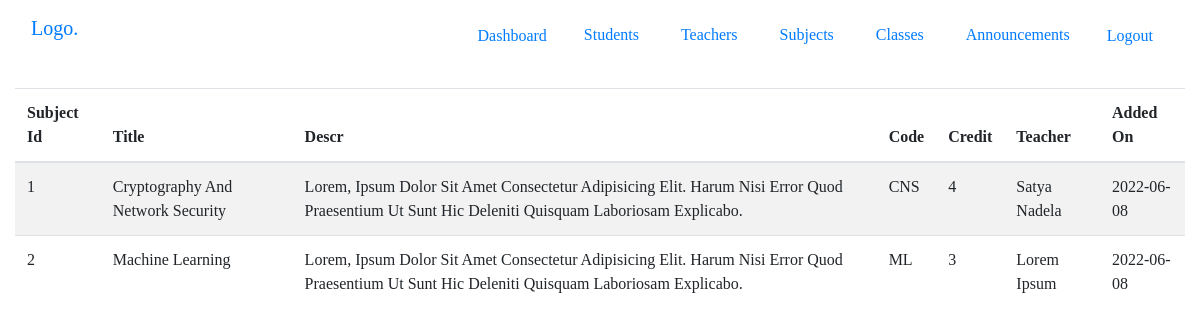
Before: /view.php?object=subject (signed in) with the older database file.
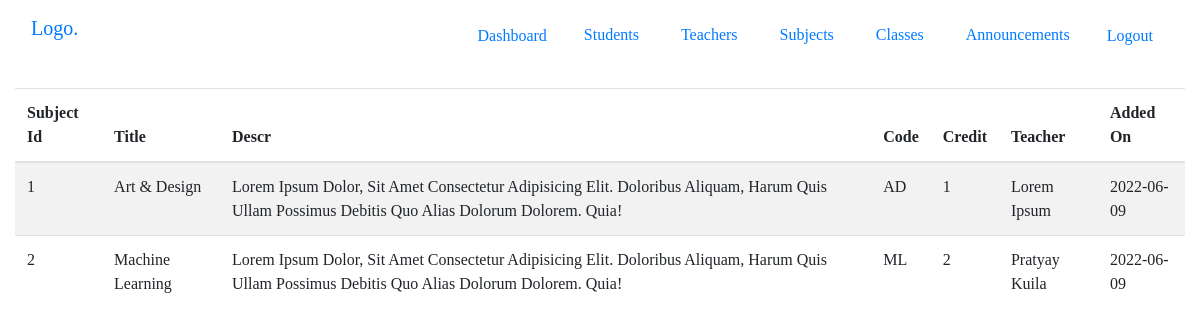
After: the same page with the newer database file.
### tables this page shows
CREATE TABLE `subjects` (
  `subject_id` int(11) NOT NULL,
  `title` varchar(255) NOT NULL,
  `descr` varchar(255) NOT NULL,
  `code` varchar(255) NOT NULL,
  `credit` int(1) NOT NULL,
  `teacher_id` int(11) NOT NULL,
  `added_on` date NOT NULL,
  `active` int(1) NOT NULL DEFAULT 1
);

CREATE TABLE `teachers` (
  `teacher_id` int(11) NOT NULL,
  `name` varchar(255) NOT NULL,
  `email` varchar(255) NOT NULL,
  `password` varchar(255) NOT NULL,
  `designation` varchar(255) NOT NULL,
  `phone` varchar(255) NOT NULL,
  `gender` varchar(255) NOT NULL,
  `doj` date NOT NULL,
  `address` varchar(255) NOT NULL,
  `active` int(11) NOT NULL
);

### apis/get-all-subjects.php (called while the page is built)
<?php
include("config.php");
$find_subjects = "SELECT * FROM subjects WHERE `active` = '1' ORDER BY `code`";
$response = mysqli_query($conn, $find_subjects) or die(mysqli_errno($conn));
$subjects = mysqli_fetch_all($response, MYSQLI_ASSOC);

### apis/get-teacher-name-using-teacherID.php (called while the page is built)
<?php
include("./apis/config.php");
$find_teacher = "SELECT * FROM teachers WHERE `teacher_id` = '$teacher_id' AND `active` = '1'";
$response = mysqli_query($conn, $find_teacher) or die(mysqli_errno($conn));
$teacher = mysqli_fetch_array($response, MYSQLI_ASSOC);
$teacher_name = ucwords($teacher["name"]);

### view.php (the view, shortened to what this page needs)
<!DOCTYPE html>
<html lang='en'>
<head>
    <link rel="stylesheet" href="./assets/css/base-styles.css">
    <link rel="stylesheet" href="https://cdn.jsdelivr.net/npm/bootstrap@4.6.1/dist/css/bootstrap.min.css">
    <link rel="stylesheet" href="https://cdnjs.cloudflare.com/ajax/libs/font-awesome/4.7.0/css/font-awesome.min.css">
</head>
<body>
    <div class="container-fluid">
        <?php
        if ($_SESSION["user_category"] == "admin") {
            include("./includes/header.php");
            $object = $_GET["object"];
            echo '
                <section class="content align-items-center">
            ';
            if ($object == "subject") {
                echo "
                        <div class='table-responsive mt-3'>
                            <table class='table table-striped'>
                                <thead>
                                    <tr>
                                        <th>Subject Id</th>
                                        <th>Title</th>
                                        <th>Descr</th>
                                        <th>Code</th>
                                        <th>Credit</th>
                                        <th>Teacher</th>
                                        <th>Added On</th>
                                    </tr>
                                </thead>
                                <tbody>
                    ";
                include("./apis/get-all-subjects.php");
                foreach ($subjects as $key => $value) {
                    $subject_id = $value["subject_id"];
                    $title = ucwords($value["title"]);
                    $descr = ucwords($value["descr"]);
                    $code = $value["code"];
                    $credit = $value["credit"];
                    $teacher_id = $value["teacher_id"];
                    $added_on = $value["added_on"];
                    include("./apis/get-teacher-name-using-teacherID.php");
                    echo "
                            <tr>
                                <td>$subject_id</td>
                                <td>$title</td>
                                <td>$descr</td>
                                <td>$code</td>
                                <td>$credit</td>
                                <td>$teacher_name</td>
                                <td>$added_on</td>
                            </tr>
                        ";
                }
                echo "      </tbody>
                            </table>
                        </div>
                    ";
            }
            echo '
                </section>
            ';
        } else {
            include("./page-not-found.php");
        }
        ?>
    </div>
</body>
</html>

### includes/header.php (shortened to what this page needs)
<nav class="navbar navbar-expand-md">
    <p class="text-primary"><a class="navbar-brand" href="../index.php">Logo.</a></p>
    <div class="collapse navbar-collapse justify-content-end" id="collapsibleNavbar">
        <?php
        if ($_SESSION["user_category"] == "admin") {
            echo '
                <ul class="navbar-nav text-center">
                    <li class="nav-item p-2">
                        <a class="nav-link" href="./dashboard.php">Dashboard</a>
                    </li>
                    <li class="nav-item p-2">
                        <div class="dropdown" style="float:left;">
                            <button class="btn text-primary">Students</button>
                        </div>
                    </li>
                    <li class="nav-item p-2">
                        <div class="dropdown" style="float:left;">
                            <button class="btn text-primary">Teachers</button>
                        </div>
                    </li>
                    <li class="nav-item p-2">
                        <div class="dropdown" style="float:left;">
                            <button class="btn text-primary">Subjects</button>
                        </div>
                    </li>
                    <li class="nav-item p-2">
                        <div class="dropdown" style="float:left;">
                            <button class="btn text-primary">Classes</button>
                        </div>
                    </li>
                    <li class="nav-item p-2">
                        <div class="dropdown" style="float:left;">
                            <button class="btn text-primary">Announcements</button>
                        </div>
                    </li>
                    <li class="nav-item p-2">
                        <a class="nav-link text-primary" href="./logout.php">Logout</a>
                    </li>
                </ul>
            ';
        }
        ?>
    </div>
</nav>

### assets/css/base-styles.css (style rules this page uses)
* { font-family: Cambria, Cochin, Georgia, Times, "Times New Roman", serif; scroll-behavior: smooth; text-decoration: none !important; }
.content { height: 450px }
.dropdown { position: relative; display: inline-block; }

Changed rows visible on the page:
changed subjects id 1: title "Cryptography And Network Security" → "Art & Design"; descr "Lorem, Ipsum Dolor Sit Amet Consectetur Adipisicing Elit. Harum Nisi Error Quod Praesentium Ut Sunt Hic Deleniti Quisquam Laboriosam Explicabo." → "Lorem Ipsum Dolor, Sit Amet Consectetur Adipisicing Elit. Doloribus Aliquam, Harum Quis Ullam Possimus Debitis Quo Alias Dolorum Dolorem. Quia!"; code "CNS" → "AD"; credit "4" → "1"; teacher.name "Satya Nadela" → "Lorem Ipsum"; added_on "2022-06-08" → "2022-06-09"
changed subjects "Machine Learning": descr "Lorem, Ipsum Dolor Sit Amet Consectetur Adipisicing Elit. Harum Nisi Error Quod Praesentium Ut Sunt Hic Deleniti Quisquam Laboriosam Explicabo." → "Lorem Ipsum Dolor, Sit Amet Consectetur Adipisicing Elit. Doloribus Aliquam, Harum Quis Ullam Possimus Debitis Quo Alias Dolorum Dolorem. Quia!"; credit "3" → "2"; teacher.name "Lorem Ipsum" → "Pratyay Kuila"; added_on "2022-06-08" → "2022-06-09"
